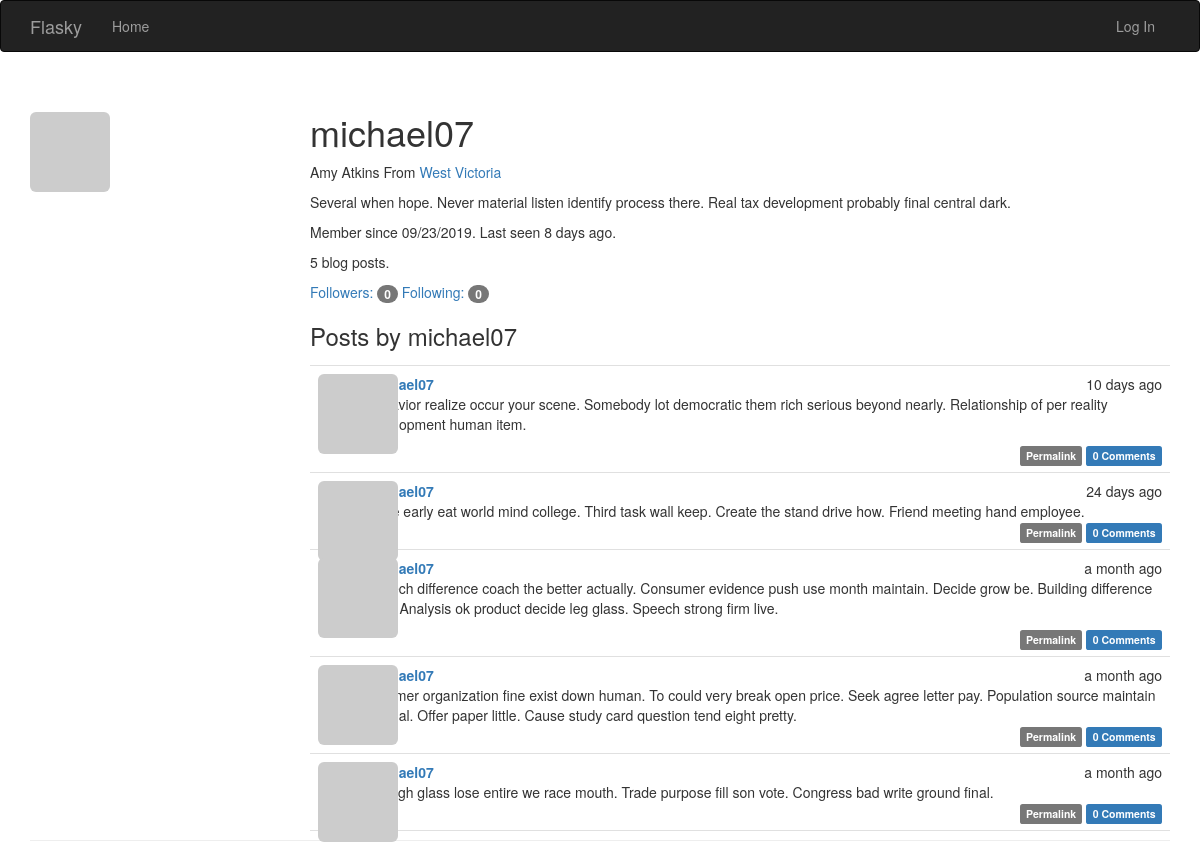
The page /user/michael07 on the database its author committed.
### app/models.py (models this page shows, shortened)
class User(UserMixin, db.Model):
    __tablename__ = 'users'
    id = db.Column(db.Integer, primary_key=True)
    email = db.Column(db.String(64), unique=True, index=True)
    username = db.Column(db.String(64), unique=True, index=True)
    role_id = db.Column(db.Integer, db.ForeignKey('roles.id'))
    password_hash = db.Column(db.String(128))
    confirmed = db.Column(db.Boolean, default=False)
    name = db.Column(db.String(64))
    location = db.Column(db.String(64))
    about_me = db.Column(db.Text())
    member_since = db.Column(db.DateTime(), default=datetime.utcnow)
    last_seen = db.Column(db.DateTime(), default=datetime.utcnow)
    avatar_hash = db.Column(db.String(32))
    posts = db.relationship('Post', backref='author', lazy='dynamic')
    followed = db.relationship('Follow',
                               foreign_keys=[Follow.follower_id],
                               backref=db.backref('follower', lazy='joined'),
                               lazy='dynamic',
                               cascade='all, delete-orphan')
    followers = db.relationship('Follow',
                                foreign_keys=[Follow.followed_id],
                                backref=db.backref('followed', lazy='joined'),
                                lazy='dynamic',
                                cascade='all, delete-orphan')
    comments = db.relationship('Comment', backref='author', lazy='dynamic')
    @property
    def password(self):
        raise AttributeError('password is not a readable attribute')
    def gravatar(self, size=100, default='identicon', rating='g'):
        if request.is_secure:
            url = 'https://secure.gravatar.com/avatar'
        else:
            url = 'http://secure.gravatar.com/avatar'
        hash= self.avatar_hash or self.gravatar_hash()
        return '{url}/{hash}?s={size}&d={default}&r={rating}'.format(
                url=url, hash=hash, size=size, default=default, rating=rating)

class Post(db.Model):
    __tablename__ = 'posts'
    id = db.Column(db.Integer, primary_key=True)
    body = db.Column(db.Text)
    timestamp = db.Column(db.DateTime, index=True, default=datetime.utcnow)
    author_id = db.Column(db.Integer, db.ForeignKey('users.id'))
    body_html = db.Column(db.Text)
    comments = db.relationship('Comment', backref='post', lazy='dynamic')

### app/main/views.py (the view)
@main.route('/user/<username>')
def user(username):
    user = User.query.filter_by(username=username).first_or_404()
    posts = user.posts.order_by(Post.timestamp.desc()).all()
    return render_template('user.html', user=user, posts=posts)

### app/auth/views.py (called while the page is built)
@auth.before_app_request
def before_request():
    if current_user.is_authenticated:
        current_user.ping()
        if not current_user.confirmed \
                and request.endpoint \
                and request.blueprint != 'auth' \
                and request.endpoint != 'static':
            return redirect(url_for('auth.unconfirmed'))

### app/main/__init__.py (called while the page is built)
@main.app_context_processor
def inject_permissions():
    return dict(Permission=Permission)

### app/models.py (called while the page is built)
    def can(self, permissions):
        return False

    def is_administrator(self):
        return False

### app/templates/user.html (shortened to what this page needs)
{% extends "base.html" %}
{% import "_macros.html" as macros %}
{% block page_content %}
<div class="page-header">
    <img class="img-rounded profile-thumbnail" src="{{ user.gravatar(size=256) }}">
    <div class="profile-header">
        <h1>{{ user.username }}</h1>
        {% if user.name or user.location %}
        <p>
            {% if user.name %}{{ user.name }}{% endif %}
            {% if user.location %}
                From <a href="http://maps.google.com/?q={{ user.location }}">
                    {{ user.location }}</a>
            {% endif %}
        </p>
        {% endif %}
        {% if user.about_me %}<p>{{ user.about_me }}</p>{% endif %}
        <p>Member since {{ moment(user.member_since).format('L') }}. Last seen {{ moment(user.last_seen).fromNow() }}.</p>
        <p>{{ user.posts.count() }} blog posts.</p>
        <p>
            <a href="{{ url_for('.followers', username=user.username) }}">
                Followers: <span class="badge">{{ user.followers.count() - 1 }}</span>
            </a>
            <a href="{{ url_for('.followed_by', username=user.username) }}">
                Following: <span class="badge">{{ user.followed.count() - 1 }}</span>
            </a>
        </p>
        <h3>Posts by {{ user.username }}</h3>
        {% include '_posts.html' %}
    </div>
</div>
{% endblock %}

### app/templates/_posts.html (shortened to what this page needs)
<ul class="posts">
    {% for post in posts %}
        <li class="post">
            <div class="profile-thumbnail">
                <a href="{{ url_for('.user', username=post.author.username) }}">
                    <img class="img-rounded profile-thumbnail" src="{{ post.author.gravatar(size=40) }}">
                </a>
            </div>
            <div class="post-content">
                <div class="post-date">{{ moment(post.timestamp).fromNow() }}</div>
                <div class="post-author"><a href="{{ url_for('.user', username=post.author.username) }}">{{ post.author.username }}</a></div>
                <div class="post-body">
                    {% if post.body_html %}
                        {{ post.body_html | safe }}
                    {% else %}
                        {{ post.body }}
                    {% endif %}
                </div>
                <div class="post-footer">
                    <a href="{{ url_for('.post', id=post.id) }}">
                        <span class="label label-default">Permalink</span>
                    </a>
                    <a href="{{ url_for('.post', id=post.id) }}#comments">
                        <span class="label label-primary">{{ post.comments.count() }} Comments</span>
                    </a>
                </div>
            </div>
        </li>
    {% endfor %}
</ul>

### app/static/styles.css (style rules this page uses)
.profile-thumbnail { position: absolute; }
.profile-header { min-height: 260px; margin-left: 280px; }
ul.posts { list-style-type: none; padding: 0px; margin: 16px 0px 0px 0px; border-top: 1px solid #e0e0e0; }
ul.posts li.post { padding: 8px; border-bottom: 1px solid #e0e0e0; }
div.post-date { float: right; }
div.post-author { font-weight: bold; }
div.post-content { margin-left: 48px; min-height: 48px; }
div.post-footer { text-align: right; }

### rows shown on the page
User: username "michael07", name "Amy Atkins", location "West Victoria", about_me "Several when hope. Never material listen identify process there. Real tax development probably final central dark.", member_since "09/23/2019", last_seen "8 days ago"
Post: timestamp "10 days ago", author.username "michael07", body_html "Behavior realize occur your scene. Somebody lot democratic them rich serious beyond nearly. Relationship of per reality development human item.", comments.count "0"
Post: timestamp "24 days ago", author.username "michael07", body "Huge early eat world mind college. Third task wall keep. Create the stand drive how. Friend meeting hand employee.", comments.count "0"
Post: timestamp "a month ago", author.username "michael07", body_html "Speech difference coach the better actually. Consumer evidence push use month maintain. Decide grow be. Building difference final. Analysis ok product decide leg glass. Speech strong firm live.", comments.count "0"
Post: timestamp "a month ago", author.username "michael07", body "Summer organization fine exist down human. To could very break open price. Seek agree letter pay. Population source maintain special. Offer paper little. Cause study card question tend eight pretty.", comments.count "0"
Post: timestamp "a month ago", author.username "michael07", body "Though glass lose entire we race mouth. Trade purpose fill son vote. Congress bad write ground final.", comments.count "0"

### other values the page prints
{{ user.posts.count() }} "5"
{{ user.followers.count() - 1 }} "0"
{{ user.followed.count() - 1 }} "0"
